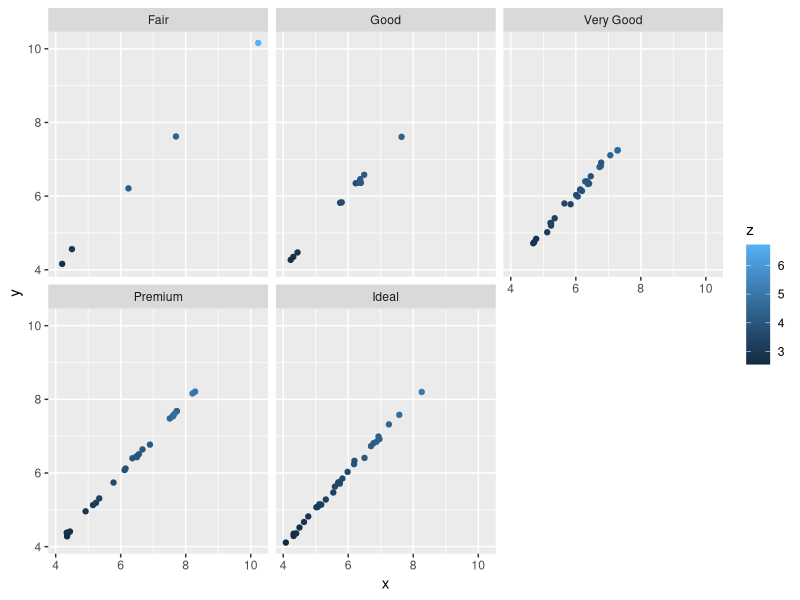
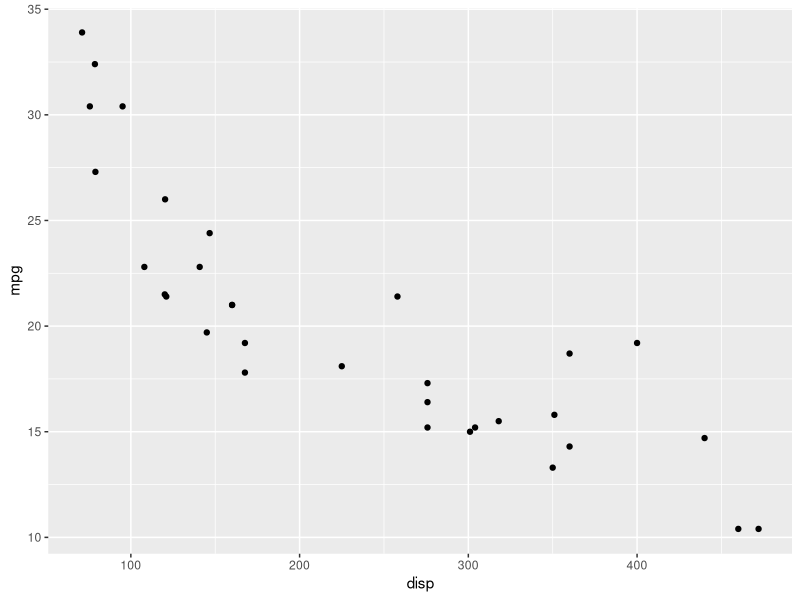

The R source for these figures, in order:
library(ggplot2)

nrow(diamonds)

set.seed(1410)
dsmall <- diamonds[sample(nrow(diamonds), 100), ]

ggplot(data=dsmall) +
  geom_point(mapping=aes(x=x, y=y, color=z))+ 
  facet_wrap(~cut, nrow=2)

ggplot(mtcars, aes(x = disp, y = mpg)) + 
  geom_point()
